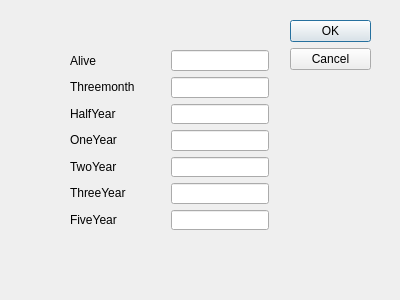
<?xml version="1.0" encoding="UTF-8"?>
<ui version="4.0">
 <class>InterestSetting</class>
 <widget class="QDialog" name="InterestSetting">
  <property name="geometry">
   <rect>
    <x>0</x>
    <y>0</y>
    <width>400</width>
    <height>300</height>
   </rect>
  </property>
  <property name="windowTitle">
   <string>Dialog</string>
  </property>
  <widget class="QDialogButtonBox" name="buttonBox">
   <property name="geometry">
    <rect>
     <x>290</x>
     <y>20</y>
     <width>81</width>
     <height>241</height>
    </rect>
   </property>
   <property name="orientation">
    <enum>Qt::Vertical</enum>
   </property>
   <property name="standardButtons">
    <set>QDialogButtonBox::Cancel|QDialogButtonBox::Ok</set>
   </property>
  </widget>
  <widget class="QWidget" name="">
   <property name="geometry">
    <rect>
     <x>70</x>
     <y>50</y>
     <width>199</width>
     <height>180</height>
    </rect>
   </property>
   <layout class="QHBoxLayout" name="horizontalLayout">
    <item>
     <layout class="QVBoxLayout" name="verticalLayout">
      <item>
       <widget class="QLabel" name="label">
        <property name="text">
         <string>Alive</string>
        </property>
       </widget>
      </item>
      <item>
       <widget class="QLabel" name="label_2">
        <property name="text">
         <string>Threemonth</string>
        </property>
       </widget>
      </item>
      <item>
       <widget class="QLabel" name="label_3">
        <property name="text">
         <string>HalfYear</string>
        </property>
       </widget>
      </item>
      <item>
       <widget class="QLabel" name="label_4">
        <property name="text">
         <string>OneYear</string>
        </property>
       </widget>
      </item>
      <item>
       <widget class="QLabel" name="label_5">
        <property name="text">
         <string>TwoYear</string>
        </property>
       </widget>
      </item>
      <item>
       <widget class="QLabel" name="label_6">
        <property name="text">
         <string>ThreeYear</string>
        </property>
       </widget>
      </item>
      <item>
       <widget class="QLabel" name="label_7">
        <property name="text">
         <string>FiveYear</string>
        </property>
       </widget>
      </item>
     </layout>
    </item>
    <item>
     <spacer name="horizontalSpacer">
      <property name="orientation">
       <enum>Qt::Horizontal</enum>
      </property>
      <property name="sizeHint" stdset="0">
       <size>
        <width>40</width>
        <height>20</height>
       </size>
      </property>
     </spacer>
    </item>
    <item>
     <layout class="QVBoxLayout" name="verticalLayout_2">
      <item>
       <widget class="QLineEdit" name="lineEdit"/>
      </item>
      <item>
       <widget class="QLineEdit" name="lineEdit_2"/>
      </item>
      <item>
       <widget class="QLineEdit" name="lineEdit_3"/>
      </item>
      <item>
       <widget class="QLineEdit" name="lineEdit_4"/>
      </item>
      <item>
       <widget class="QLineEdit" name="lineEdit_5"/>
      </item>
      <item>
       <widget class="QLineEdit" name="lineEdit_6"/>
      </item>
      <item>
       <widget class="QLineEdit" name="lineEdit_7"/>
      </item>
     </layout>
    </item>
   </layout>
  </widget>
 </widget>
 <resources/>
 <connections>
  <connection>
   <sender>buttonBox</sender>
   <signal>accepted()</signal>
   <receiver>InterestSetting</receiver>
   <slot>accept()</slot>
   <hints>
    <hint type="sourcelabel">
     <x>248</x>
     <y>254</y>
    </hint>
    <hint type="destinationlabel">
     <x>157</x>
     <y>274</y>
    </hint>
   </hints>
  </connection>
  <connection>
   <sender>buttonBox</sender>
   <signal>rejected()</signal>
   <receiver>InterestSetting</receiver>
   <slot>reject()</slot>
   <hints>
    <hint type="sourcelabel">
     <x>316</x>
     <y>260</y>
    </hint>
    <hint type="destinationlabel">
     <x>286</x>
     <y>274</y>
    </hint>
   </hints>
  </connection>
 </connections>
</ui>
